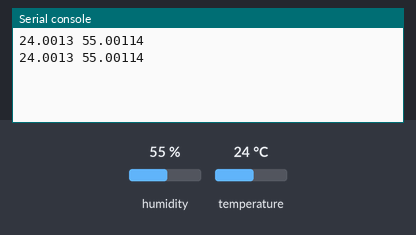
The program below on a simulated pyboard running MicroPython. Parts: the last lines printed to the serial console. The test bench sets the inputs (shaded band); at power-on: humidity 55 %, temperature 24 °C. Library files of the repository ran but are not shown: sht31.py.

Above: at 1.2 s.
1.3 s: humidity set to 22 %
At 2.6 s:
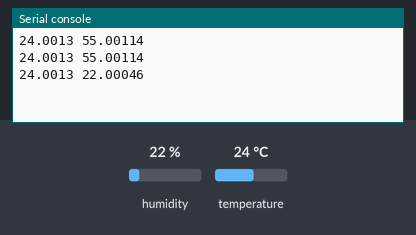
2.8 s: temperature set to 12 °C
At 3.7 s:
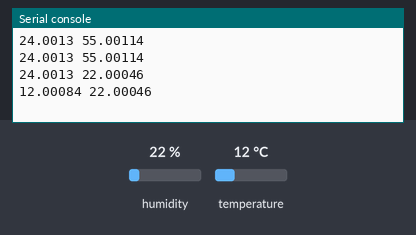
4.3 s: humidity set to 40 %
At 5.1 s:
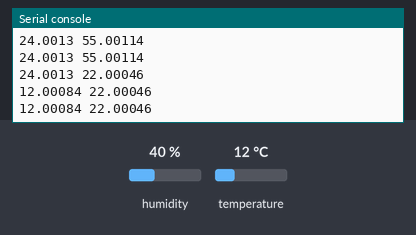
Timing chart, 0 to 7.3 s (numbered marks = the images above; inputs shaded):
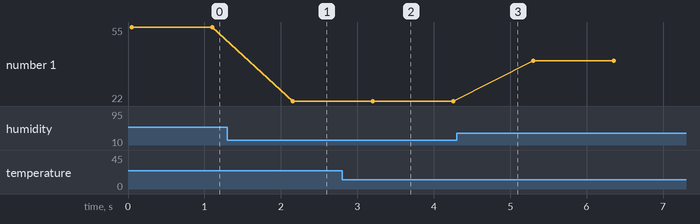

The program:

main.py
```python
import pyb
import machine
import sht31

SCLpin = 'Y9'
SDApin = 'Y10'

i2c = machine.I2C(sda=machine.Pin(SDApin), scl=machine.Pin(SCLpin), freq=400000)
sht31sensor = sht31.SHT31(i2c)

while True:
    sht31_t, sht31_h = sht31sensor.get_temp_humi()
    print(sht31_t, sht31_h)
    pyb.delay(1000)
```

Measured:
- after the input at 1.3 s, the serial console: prints a new line after 0.85 s (image 1)
- after the input at 2.8 s, the serial console: prints a new line after 0.40 s (image 2)
- plotted number 1: 55 → 22 after the input at 1.3 s, 22 → 40 after the input at 4.3 s
